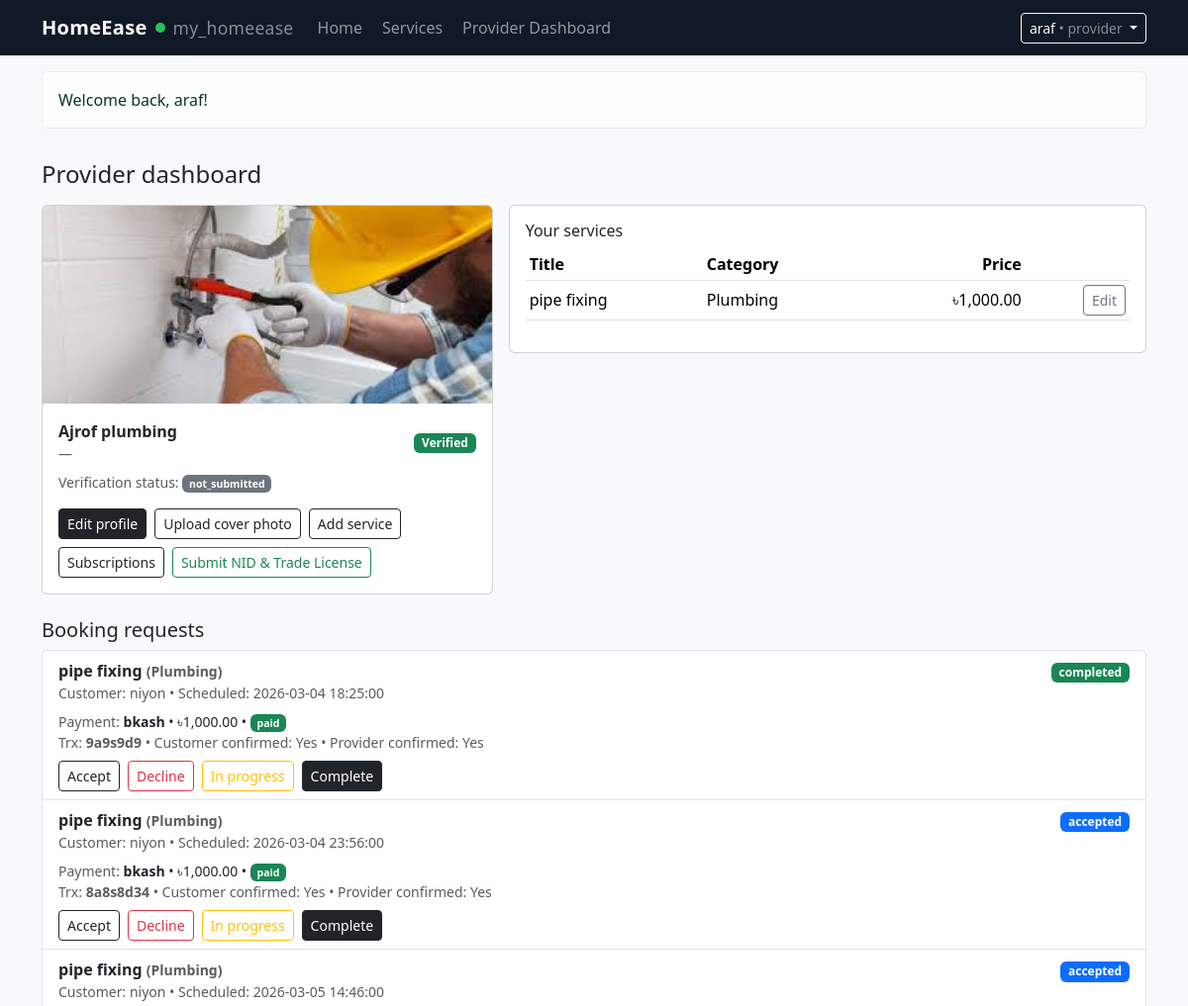
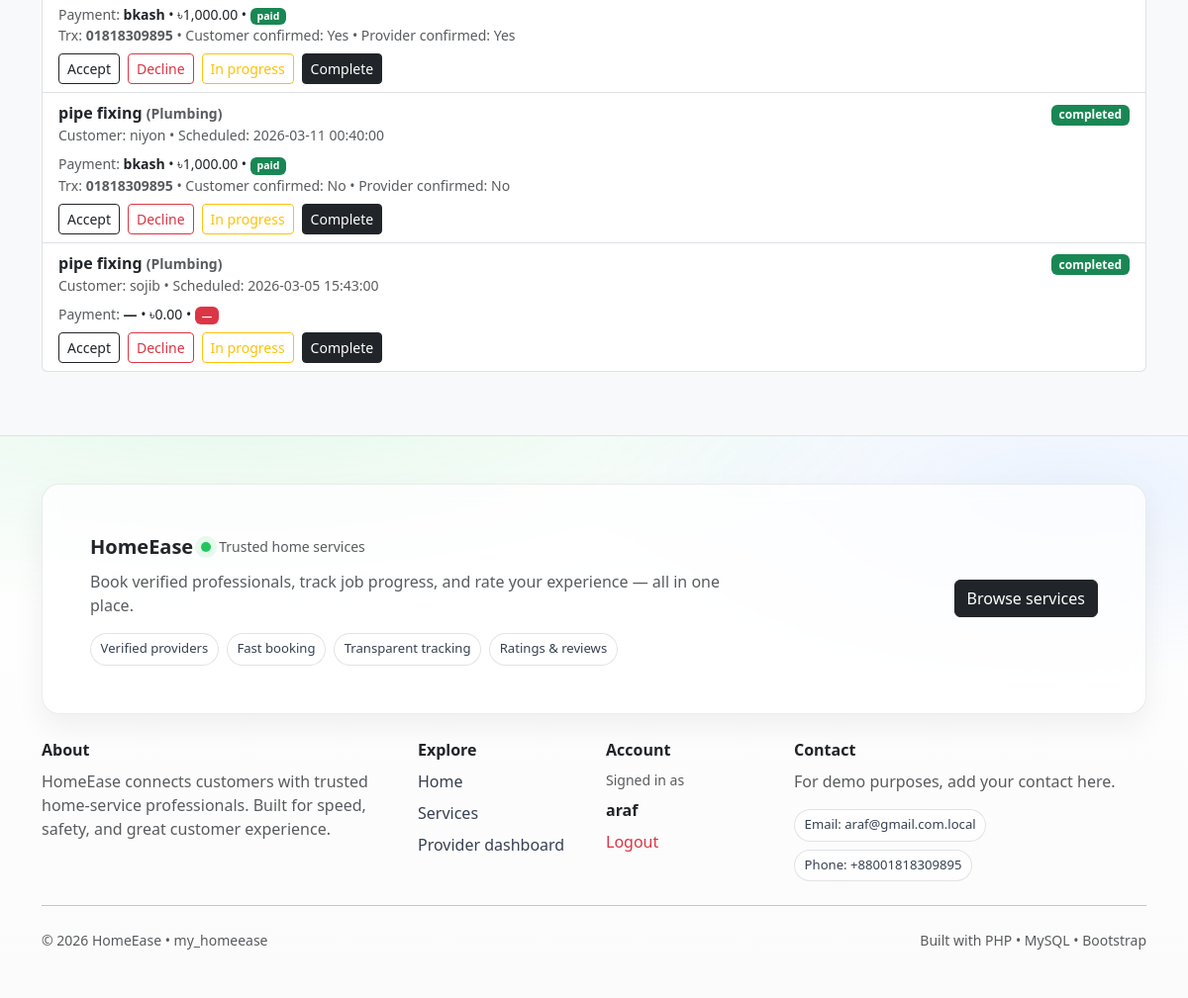
Page /provider/dashboard.php (signed in) on the committed database (2 pictures, top to bottom).
### tables this page shows
CREATE TABLE `provider_profiles` (
  `user_id` int(11) NOT NULL,
  `business_name` varchar(160) NOT NULL,
  `bio` text DEFAULT NULL,
  `address` varchar(255) DEFAULT NULL,
  `city` varchar(80) DEFAULT NULL,
  `is_verified` tinyint(1) NOT NULL DEFAULT 0,
  `cover_photo` varchar(255) DEFAULT NULL,
  `created_at` timestamp NOT NULL DEFAULT current_timestamp(),
  `bkash_number` varchar(30) DEFAULT NULL,
  `nagad_number` varchar(30) DEFAULT NULL,
  `nid_file` varchar(255) DEFAULT NULL,
  `trade_license_file` varchar(255) DEFAULT NULL,
  `verification_status` enum('not_submitted','pending','approved','rejected') NOT NULL DEFAULT 'not_submitted',
  `verification_note` varchar(255) DEFAULT NULL,
  PRIMARY KEY (`user_id`),
  CONSTRAINT `fk_provider_user` FOREIGN KEY (`user_id`) REFERENCES `users` (`id`) ON DELETE CASCADE
);

CREATE TABLE `services` (
  `id` int(11) NOT NULL AUTO_INCREMENT,
  `provider_id` int(11) NOT NULL,
  `category` varchar(80) NOT NULL,
  `title` varchar(160) NOT NULL,
  `description` text DEFAULT NULL,
  `base_price` decimal(10,2) NOT NULL DEFAULT 0.00,
  `is_active` tinyint(1) NOT NULL DEFAULT 1,
  `created_at` timestamp NOT NULL DEFAULT current_timestamp(),
  PRIMARY KEY (`id`),
  KEY `idx_services_provider` (`provider_id`),
  KEY `idx_services_category` (`category`),
  CONSTRAINT `fk_services_provider` FOREIGN KEY (`provider_id`) REFERENCES `users` (`id`) ON DELETE CASCADE
);

CREATE TABLE `bookings` (
  `id` int(11) NOT NULL AUTO_INCREMENT,
  `customer_id` int(11) NOT NULL,
  `provider_id` int(11) NOT NULL,
  `service_id` int(11) NOT NULL,
  `scheduled_at` datetime NOT NULL,
  `customer_address` varchar(255) DEFAULT NULL,
  `notes` text DEFAULT NULL,
  `status` enum('requested','accepted','declined','in_progress','completed','cancelled') NOT NULL DEFAULT 'requested',
  `created_at` timestamp NOT NULL DEFAULT current_timestamp(),
  PRIMARY KEY (`id`),
  KEY `idx_bookings_customer` (`customer_id`),
  KEY `idx_bookings_provider` (`provider_id`),
  KEY `idx_bookings_status` (`status`),
  KEY `fk_bookings_service` (`service_id`),
  CONSTRAINT `fk_bookings_customer` FOREIGN KEY (`customer_id`) REFERENCES `users` (`id`) ON DELETE CASCADE,
  CONSTRAINT `fk_bookings_provider` FOREIGN KEY (`provider_id`) REFERENCES `users` (`id`) ON DELETE CASCADE,
  CONSTRAINT `fk_bookings_service` FOREIGN KEY (`service_id`) REFERENCES `services` (`id`) ON DELETE CASCADE
);

CREATE TABLE `users` (
  `id` int(11) NOT NULL AUTO_INCREMENT,
  `role` enum('customer','provider','admin') NOT NULL,
  `name` varchar(120) NOT NULL,
  `email` varchar(190) NOT NULL,
  `phone` varchar(30) DEFAULT NULL,
  `password_hash` varchar(255) NOT NULL,
  `is_active` tinyint(1) NOT NULL DEFAULT 1,
  `created_at` timestamp NOT NULL DEFAULT current_timestamp(),
  PRIMARY KEY (`id`),
  UNIQUE KEY `email` (`email`)
);

CREATE TABLE `payments` (
  `id` int(11) NOT NULL AUTO_INCREMENT,
  `booking_id` int(11) NOT NULL,
  `method` enum('cash','bkash','nagad') NOT NULL DEFAULT 'cash',
  `amount` decimal(10,2) NOT NULL DEFAULT 0.00,
  `trx_id` varchar(120) DEFAULT NULL,
  `status` enum('unpaid','pending','paid','failed','refunded') NOT NULL DEFAULT 'unpaid',
  `created_at` timestamp NOT NULL DEFAULT current_timestamp(),
  `updated_at` timestamp NOT NULL DEFAULT current_timestamp() ON UPDATE current_timestamp(),
  `customer_confirmed` tinyint(1) NOT NULL DEFAULT 0,
  `provider_confirmed` tinyint(1) NOT NULL DEFAULT 0,
  PRIMARY KEY (`id`),
  UNIQUE KEY `booking_id` (`booking_id`),
  CONSTRAINT `fk_payments_booking` FOREIGN KEY (`booking_id`) REFERENCES `bookings` (`id`) ON DELETE CASCADE
);

### app/config.php (called while the page is built, shortened)
<?php
$environment = 'production';
if ($environment === 'production') {
  return [
    'db' => [
      'host'    => 'sql207.infinityfreeapp.com',
      'name'    => 'if0_41296449_my_homeease',
      'user'    => 'if0_41296449',
      'pass'    => 'araf1164araf',
      'charset' => 'utf8mb4',
    ],
    'app' => [
      'base_url' => '/public',
    ],
  ];
}

### app/helpers.php (called while the page is built, shortened)
<?php
function e(string $s): string {
  return htmlspecialchars($s, ENT_QUOTES, 'UTF-8');
}
function base_url(string $path = ''): string {
  $config = require __DIR__ . '/config.php';
  $base = rtrim($config['app']['base_url'], '/');
  $path = ltrim($path, '/');
  return $base . ($path ? '/' . $path : '');
}

### public/provider/dashboard.php (the view, shortened to what this page needs)
<?php
require_once __DIR__ . '/../../app/db.php';
require_once __DIR__ . '/../../app/helpers.php';
$u = current_user();
$stmt = $pdo->prepare("SELECT * FROM provider_profiles WHERE user_id=?");
$stmt->execute([(int)$u['id']]);
$profile = $stmt->fetch();
require __DIR__ . '/../../app/views/header.php';
$img = $profile['cover_photo']
  ? base_url('../storage/uploads/' . $profile['cover_photo'])
  : 'https://placehold.co/1200x600?text=Upload+Cover+Photo';
$stmt = $pdo->prepare("SELECT * FROM services WHERE provider_id=? ORDER BY created_at DESC");
$stmt->execute([(int)$u['id']]);
$services = $stmt->fetchAll();
$stmt = $pdo->prepare("
SELECT b.*, s.title AS service_title, s.category, c.name AS customer_name,
       pay.method AS pay_method, pay.status AS pay_status, pay.amount AS pay_amount,
       pay.customer_confirmed, pay.provider_confirmed, pay.trx_id
FROM bookings b
JOIN services s ON s.id=b.service_id
JOIN users c ON c.id=b.customer_id
LEFT JOIN payments pay ON pay.booking_id=b.id
WHERE b.provider_id=?
ORDER BY b.created_at DESC
LIMIT 200
");
$stmt->execute([(int)$u['id']]);
$bookings = $stmt->fetchAll();
$vs = $profile['verification_status'] ?? 'not_submitted';
?>
<h1 class="h4 mb-3">Provider dashboard</h1>
<div class="row g-3 mb-4">
  <div class="col-12 col-lg-5">
    <div class="card">
      <img src="<?= e($img) ?>" class="card-img-top" style="object-fit:cover;height:200px;">
      <div class="card-body">
        <div class="d-flex justify-content-between align-items-center">
          <div>
            <div class="fw-semibold"><?= e($profile['business_name']) ?></div>
            <div class="small text-muted"><?= e($profile['city'] ?? '—') ?></div>
          </div>
          <div>
            <?php if ((int)$profile['is_verified']===1): ?>
              <span class="badge text-bg-success">Verified</span>
            <?php else: ?>
              <span class="badge text-bg-secondary">Not verified</span>
            <?php endif; ?>
          </div>
        </div>
        <div class="small mt-2">
          <span class="text-muted">Verification status:</span>
          <span class="badge text-bg-<?=
            $vs==='approved'?'success':
            ($vs==='pending'?'warning':
            ($vs==='rejected'?'danger':'secondary'))
          ?>"><?= e($vs) ?></span>
        </div>
        <div class="mt-3 d-flex gap-2 flex-wrap">
          <a class="btn btn-sm btn-dark" href="<?= e(base_url('provider/profile_edit.php')) ?>">Edit profile</a>
          <a class="btn btn-sm btn-outline-dark" href="<?= e(base_url('provider/upload_cover.php')) ?>">Upload cover photo</a>
          <a class="btn btn-sm btn-outline-dark" href="<?= e(base_url('provider/service_create.php')) ?>">Add service</a>
          <a class="btn btn-sm btn-outline-dark" href="<?= e(base_url('provider/subscriptions.php')) ?>">Subscriptions</a>
          <a class="btn btn-sm btn-outline-success" href="<?= e(base_url('provider/verify_documents.php')) ?>">
            Submit NID & Trade License
          </a>
        </div>
      </div>
    </div>
  </div>
  <div class="col-12 col-lg-7">
    <div class="card">
      <div class="card-body">
        <h2 class="h6">Your services</h2>
        <?php if (!$services): ?>
          <div class="alert alert-secondary">No services yet. Add your first service.</div>
        <?php else: ?>
          <div class="table-responsive">
            <table class="table table-sm align-middle">
              <thead><tr><th>Title</th><th>Category</th><th class="text-end">Price</th><th></th></tr></thead>
              <tbody>
              <?php foreach ($services as $s): ?>
                <tr>
                  <td><?= e($s['title']) ?></td>
                  <td><?= e($s['category']) ?></td>
                  <td class="text-end">৳<?= e(number_format((float)$s['base_price'],2)) ?></td>
                  <td class="text-end">
                    <a class="btn btn-sm btn-outline-secondary" href="<?= e(base_url('provider/service_edit.php?id='.(int)$s['id'])) ?>">Edit</a>
                  </td>
                </tr>
              <?php endforeach; ?>
              </tbody>
            </table>
          </div>
        <?php endif; ?>
      </div>
    </div>
  </div>
</div>
<h2 class="h5 mb-2">Booking requests</h2>
<div class="list-group">
  <?php foreach ($bookings as $b): ?>
    <div class="list-group-item">
      <div class="d-flex justify-content-between">
        <div>
          <div class="fw-semibold">
            <?= e($b['service_title']) ?>
            <span class="text-muted small">(<?= e($b['category']) ?>)</span>
          </div>
          <div class="text-muted small">
            Customer: <?= e($b['customer_name']) ?> • Scheduled: <?= e($b['scheduled_at']) ?>
          </div>
          <div class="small mt-2">
            <span class="text-muted">Payment:</span>
            <span class="fw-semibold"><?= e($b['pay_method'] ?? '—') ?></span>
            • ৳<?= e(number_format((float)($b['pay_amount'] ?? 0),2)) ?>
            • <span class="badge text-bg-<?=
              ($b['pay_status']==='paid')?'success':
              (($b['pay_status']==='pending')?'warning':
              (($b['pay_status']==='unpaid')?'secondary':'danger'))
            ?>"><?= e($b['pay_status'] ?? '—') ?></span>
          </div>
          <?php if ($b['pay_method'] === 'bkash' || $b['pay_method'] === 'nagad'): ?>
            <div class="small text-muted">
              Trx: <b><?= e($b['trx_id'] ?? '—') ?></b>
              • Customer confirmed: <?= ((int)$b['customer_confirmed']===1?'Yes':'No') ?>
              • Provider confirmed: <?= ((int)$b['provider_confirmed']===1?'Yes':'No') ?>
            </div>
          <?php endif; ?>
        </div>
        <div class="text-end">
          <span class="badge text-bg-<?=
            $b['status']==='completed'?'success':
            ($b['status']==='accepted'?'primary':
            ($b['status']==='declined'?'danger':
            ($b['status']==='in_progress'?'warning':'secondary')))
          ?>"><?= e($b['status']) ?></span>
        </div>
      </div>
      <div class="mt-2 d-flex gap-2 flex-wrap">
        <a class="btn btn-sm btn-outline-dark" href="<?= e(base_url('provider/booking_update.php?id='.(int)$b['id'].'&to=accepted')) ?>">Accept</a>
        <a class="btn btn-sm btn-outline-danger" href="<?= e(base_url('provider/booking_update.php?id='.(int)$b['id'].'&to=declined')) ?>">Decline</a>
        <a class="btn btn-sm btn-outline-warning" href="<?= e(base_url('provider/booking_update.php?id='.(int)$b['id'].'&to=in_progress')) ?>">In progress</a>
        <a class="btn btn-sm btn-dark" href="<?= e(base_url('provider/booking_update.php?id='.(int)$b['id'].'&to=completed')) ?>">Complete</a>
      </div>
    </div>
  <?php endforeach; ?>
</div>
<?php require __DIR__ . '/../../app/views/footer.php'; ?>

### app/views/header.php (style rules this page uses)
:root { --brand: #111827; }

### rows in the picture
provider_profiles: cover_photo (picture), business_name "Ajrof plumbing", city "—", verification_status "not_submitted"
services: title "pipe fixing", category "Plumbing", base_price "1,000.00"
bookings: service.title "pipe fixing", service.category "Plumbing", customer.name "niyon", scheduled_at "2026-03-04 18:25:00", payments.method "bkash", payments.amount "1,000.00", payments.status "paid", payments.trx_id "9a9s9d9", shows "Yes", status "completed"
bookings: service.title "pipe fixing", service.category "Plumbing", customer.name "niyon", scheduled_at "2026-03-04 23:56:00", payments.method "bkash", payments.amount "1,000.00", payments.status "paid", payments.trx_id "8a8s8d34", shows "Yes", status "accepted"
bookings: service.title "pipe fixing", service.category "Plumbing", customer.name "niyon", scheduled_at "2026-03-05 14:46:00", payments.method "bkash", payments.amount "1,000.00", payments.status "paid", payments.trx_id "01818309895", shows "Yes", status "accepted"
bookings: service.title "pipe fixing", service.category "Plumbing", customer.name "niyon", scheduled_at "2026-03-11 00:40:00", payments.method "bkash", payments.amount "1,000.00", payments.status "paid", payments.trx_id "01818309895", shows "No", status "completed"
bookings: service.title "pipe fixing", service.category "Plumbing", customer.name "sojib", scheduled_at "2026-03-05 15:43:00", pay_method "—", pay_amount "0.00", pay_status "—", status "completed"

### other values in the picture
$u['name'] "araf"
$u['role'] "provider"
$flash['msg'] "Welcome back, araf!"
current_user()['name'] "araf"
